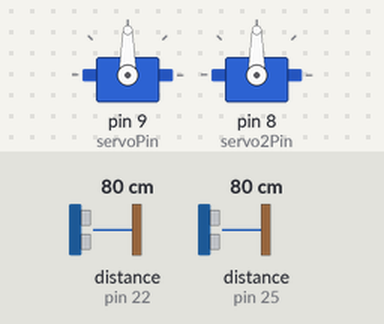
A sketch run on a simulated Arduino Uno, built with avr-gcc and run on an emulated ATmega328P. Shown: 2 × servo. The inputs (shaded band) are chosen by the test bench; at power-on: distance to the obstacle (sensors on pin 22, pin 25) 80 cm. What the sketch prints to the serial monitor is not drawn.

Above: at 2.2 s.
2.3 s: distance to the obstacle (sensor on pin 22) set to 6 cm
3.8 s: distance to the obstacle (sensor on pin 22) set to 3 cm
At 4.7 s:
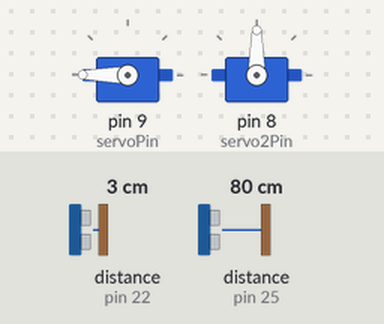
At 5.7 s:
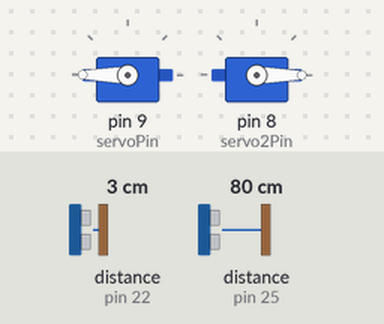
9.8 s: distance to the obstacle (sensor on pin 25) set to 6 cm
At 12.1 s:
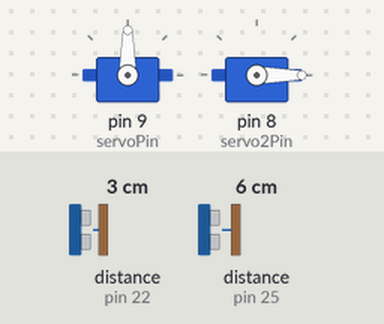
12.2 s: distance to the obstacle (sensor on pin 25) set to 3 cm
14.5 s: distance to the obstacle (sensor on pin 25) set to 9 cm
Timing chart, 0 to 18.5 s (numbered marks = the images above; inputs shaded):
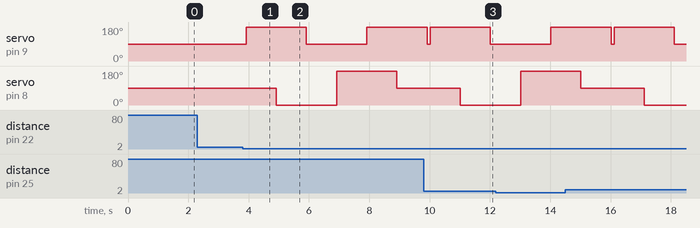

Measured:
- the behaviour switches between 5 and 4 cm on distance to the obstacle (sensor on pin 22) (found by bisection; images 0 and 1)
- after the input at 2.3 s, every drawn part: stays the same
- after the input at 3.8 s, servo on pin 9 (servoPin): 90° → 180° after 0.11 s, → 90° 2.0 s later, → 180° 2.0 s later; servo on pin 8 (servo2Pin): 90° → 0° after 1.1 s, → 180° 2.0 s later, → 90° 2.0 s later

The sketch:

DUAL_Servo_DUAL_Lidar.ino
```cpp
//dualvl531x.ino
#include <Wire.h>
#include <VL53L1X.h>
#include<Servo.h>

VL53L1X gVL531X;

VL53L1X sensor;
VL53L1X sensor2;

Servo servo0ne;
Servo servoTwo;
int servoPin = 9;
int servoPos = 135; // initial servo1 position
int servo2Pin = 8;
int servo2Pos = 135; // initial servo2 position

void setup()
{
  servo0ne.attach(servoPin);
  servoTwo.attach(servo2Pin);

  pinMode(2, OUTPUT);
  pinMode(3, OUTPUT);
  digitalWrite(2, LOW);
  digitalWrite(3, LOW);

  delay(500);
  Wire.begin();


  Serial.begin (9600);

  pinMode(2, INPUT);
  delay(150);
  sensor.init(true);
  delay(100);
  sensor.setAddress((uint8_t)22);
  sensor.setTimeout(500);

  pinMode(3, INPUT);
    delay(150);
  sensor2.init(true);
  delay(100);
  sensor2.setAddress((uint8_t)25);
  sensor2.setTimeout(500);

  Serial.println("addresses set");
  sensor.startContinuous(30);
  sensor2.startContinuous(30);
  Serial.println("start read range");

  gVL531X.setTimeout(1000);


}

void loop()
{
  int dist1;
  int dist2;
  servo0ne.write(90); // sets position back to original position
  servoTwo.write(90); // sets position back to original position

  // records distance of each lidar in mm
  dist1 = sensor.readRangeContinuousMillimeters();
  dist2 = sensor2.readRangeContinuousMillimeters();

  // Prints data onto Serial monitor for visualization
  Serial.print("LEFT SENSOR: ");
  Serial.print(dist1);
  Serial.print(" [mm]   ");
  Serial.print("RIGHT SENSOR: ");
  Serial.print(dist2);
  Serial.println(" [mm]   ");
  delay(30);

  // if hand is detected within 50mm of left
  // lidar, left swipe is executed
  if (dist2 < 50)  {
      Serial.print("LEFT");
      servo0ne.write(180);
      delay(1000);
      servoTwo.write(180);
      delay(1001);
      servo0ne.write(90);
      delay(1000);
      servoTwo.write(0);
      delay(1001);
      servo0ne.write(180);
      delay(1000);
      servoTwo.write(90);
      delay(1001);
      servo0ne.write(135);
    }

  // if hand is detected within 50mm of right
  // lidar, right swipe is executed
  if (dist1 < 50)  {
      Serial.print("RIGHT");
      servo0ne.write(180);
      delay(1000);
      servoTwo.write(0);
      delay(1001);
      servo0ne.write(90);
      delay(1000);
      servoTwo.write(180);
      delay(1001);
      servo0ne.write(180);
      delay(1000);
      servoTwo.write(90);
      delay(1001);
      servo0ne.write(135);
    }

  if (sensor.timeoutOccurred()){
    Serial.print("sensor1timeout\n");
  }
  if (sensor2.timeoutOccurred()){
    Serial.print("sensor2timeout\n");
  }
}
```
